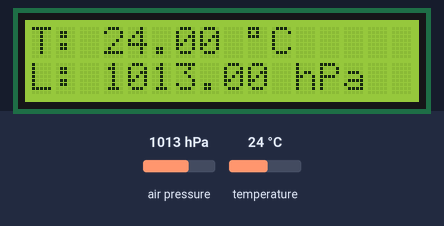
Bench run of a sketch on a simulated Arduino Nano, built with avr-gcc and run on an emulated ATmega328P. Shown: 16×2 character LCD. The test bench sets the inputs (shaded band); at power-on: air pressure 1013 hPa, temperature 24 °C.

Above: at 1.2 s.
1.3 s: air pressure set to 952 hPa
At 2.9 s:
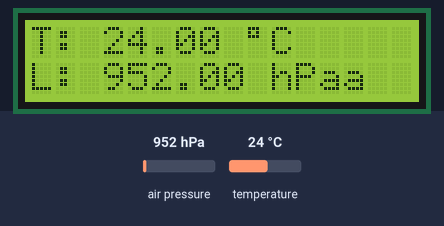
3.6 s: temperature set to 12 °C
At 5.2 s:
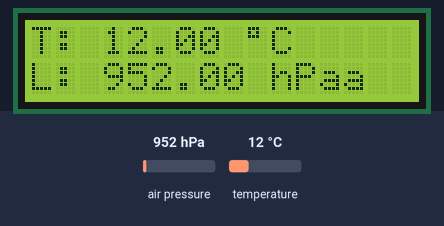
5.7 s: air pressure set to 975 hPa
At 7.4 s:
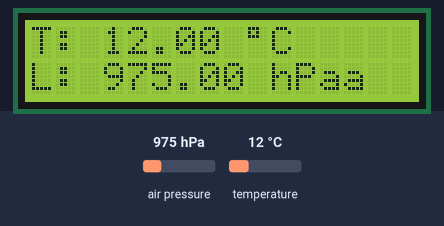
7.7 s: temperature set to 19 °C
At 8.7 s:
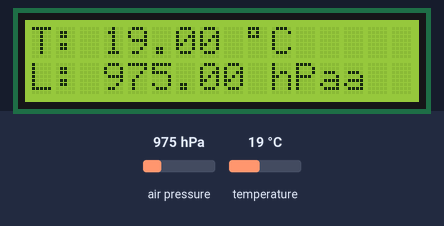
Timing chart, 0 to 10.7 s (numbered marks = the images above; inputs shaded):
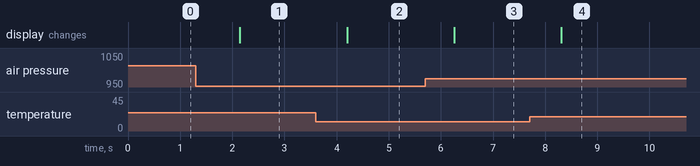

The sketch:

13_16x2_LCD_BMP280.ino
```cpp
#include <LiquidCrystal_PCF8574.h>
#include <Adafruit_Sensor.h>
#include <Adafruit_BMP280.h>

Adafruit_BMP280 BMP280; // erzeuge Sensor Instanz - die I2C Adresse muss in Adafruit_BMP280.h eingestellt werden!
LiquidCrystal_PCF8574 LCD(0x27);  // erzeuge  LCD Instanz

void setup()
{
  LCD.begin(16, 2); // LCD initialisieren
  BMP280.begin(); // Barometer initialisieren
}

void loop()
{
 LCD.setBacklight(255);
 String Zeile1 = "T: " + String(BMP280.readTemperature()) + " \337C"; // \337 Grad Celsius Sonderzeichen
 LCD.setCursor(0,0);
 LCD.print(Zeile1);
 LCD.setCursor(0,1);
 String Zeile2 = "L: " + String(BMP280.readPressure()/100) + " hPa";
 LCD.print(Zeile2);
 delay(1000);
}
```

Measured:
- after the input at 1.3 s, the display: changes after 0.85 s (image 1)
- after the input at 3.6 s, the display: changes after 0.60 s (image 2)
- after the input at 5.7 s, the display: changes after 0.56 s (image 3)
- after the input at 7.7 s, the display: changes after 0.61 s (image 4)
